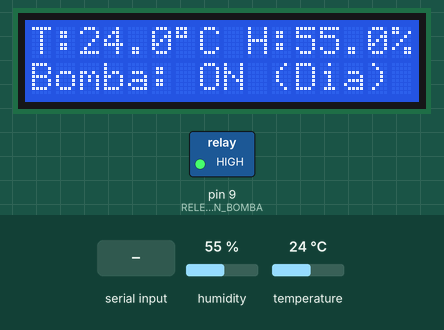
This sketch was run on a simulated Arduino Uno, built with avr-gcc and run on an emulated ATmega328P. Parts: 16×2 character LCD, switched loads named in the sketch (green lamp = pin HIGH). The inputs (shaded band) are chosen by the test bench; at power-on: humidity 55 %, temperature 24 °C. What the sketch prints to the serial monitor is not drawn.

Above: at 3.1 s.
3.2 s: "0\n" received over the second serial link
At 4.7 s:
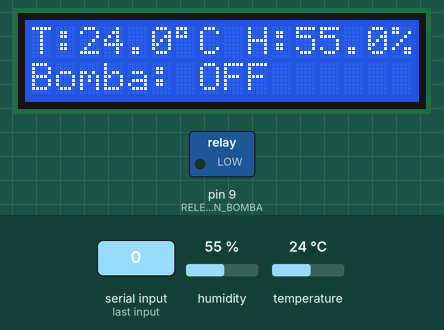
5.4 s: "1\n" received over the second serial link
At 6.3 s:
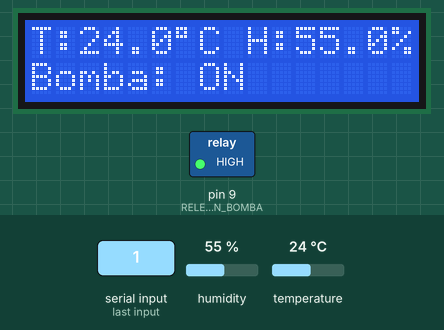
7.4 s: "S90\n" received over the second serial link
At 9.1 s:
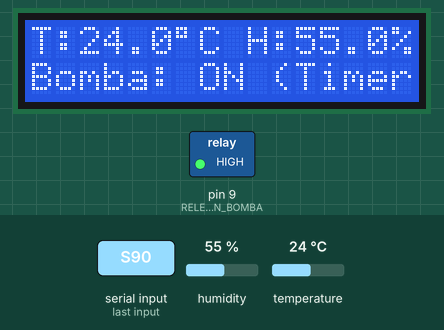
9.4 s: "0\n" received over the second serial link
At 9.8 s:
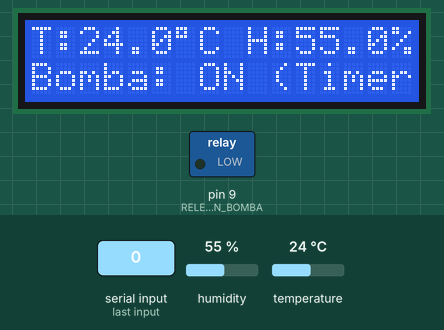
11.4 s: humidity set to 22 %
At 14.1 s:
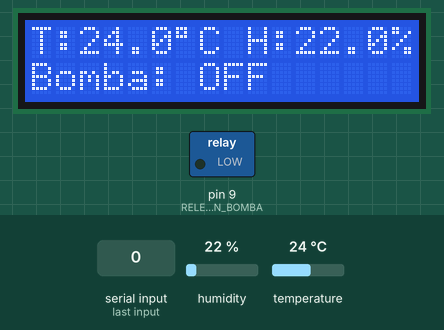
14.4 s: "1\n" received over the second serial link
At 15.5 s:
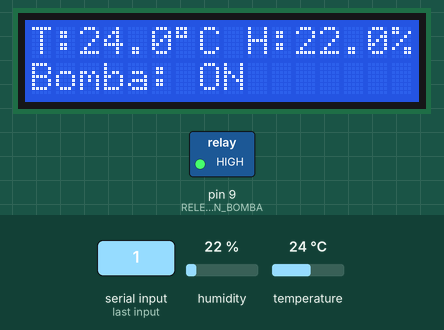
Timing chart, 0 to 17.4 s (numbered marks = the images above; inputs shaded):
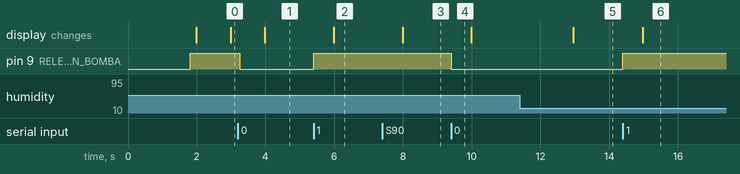

Measured:
- after the input at 3.2 s, pin 9 (RELE_PIN_BOMBA): HIGH → LOW at once; the display: changes after 0.78 s (image 1)
- after the input at 5.4 s, pin 9 (RELE_PIN_BOMBA): LOW → HIGH at once; the display: changes after 0.58 s (image 2)
- after the input at 7.4 s, the display: changes after 0.59 s (image 3)
- after the input at 9.4 s, pin 9 (RELE_PIN_BOMBA): HIGH → LOW at once
- after the input at 11.4 s, the display: changes after 1.6 s (image 5)
- after the input at 14.4 s, pin 9 (RELE_PIN_BOMBA): LOW → HIGH at once; the display: changes after 0.58 s (image 6)

The sketch:

conexion_bluetooth_aplicativo_principal.ino
```cpp
#include <SoftwareSerial.h>
#include <DHT.h>
#include <Wire.h>
#include <LiquidCrystal_I2C.h>

// --- Definiciones de SoftwareSerial para Bluetooth ---
const int BT_RX_PIN = 2;
const int BT_TX_PIN = 3;
SoftwareSerial BT(BT_RX_PIN, BT_TX_PIN);

// --- Definición del Pin del Relé (Bomba de Agua) ---
const int RELE_PIN_BOMBA = 9;

// --- Definiciones del Sensor DHT ---
const int DHT_PIN = 10;
#define DHTTYPE DHT22
DHT dht(DHT_PIN, DHTTYPE);

// --- Definiciones de la Pantalla LCD I2C ---
LiquidCrystal_I2C lcd(0x27, 16, 2);

// --- Variables Globales Generales ---
char comandoBT_char;
bool estadoBomba = false;
unsigned long tiempoAnteriorDHT = 0;
const long intervaloLecturaDHT = 2500;
unsigned long tiempoAnteriorLCD = 0;
const long intervaloActualizacionLCD = 1000;
float ultimaTemp = -999.0;
float ultimaHum = -999.0;
bool ultimoEstadoBombaLCD = !estadoBomba;

// --- Variables para el encendido temporizado por comando 'S<min>' ---
unsigned long tiempoEncendidoBombaProgramado_S_Cmd;
bool bombaProgramada_S_Cmd_Activa = false;
unsigned long duracionActivadaProgramadaMs_S_Cmd = 10 * 60 * 1000UL;

// --- Variables y Constantes para el Horario Diario (8AM - 6PM simulado) ---
bool dailyScheduleActive = false;
unsigned long dailyScheduleStartTime; // Momento (millis) en que inició el ciclo de 10 horas
unsigned long cyclePhaseStartTime_Daily; // Momento (millis) en que inició la fase ON o OFF actual

enum DailyPhase {
  D_IDLE,           // Horario inactivo o fuera de la ventana 8AM-6PM
  D_PUMP_ON,        // Bomba encendida por 10 minutos
  D_PUMP_OFF_WAIT   // Bomba apagada, esperando 1 hora
};
DailyPhase currentDailyPhase = D_IDLE;

const unsigned long DAILY_PUMP_ON_DUR_MS = 10 * 60 * 1000UL;       // 10 minutos
const unsigned long DAILY_PUMP_OFF_WAIT_DUR_MS = 1 * 60 * 60 * 1000UL; // 1 hora
const unsigned long TOTAL_DAILY_ACTIVE_DURATION_MS = 10UL * 60 * 60 * 1000; // 10 horas (8AM a 6PM)

// --- Declaración de Funciones ---
void inicializarSeriales();
void inicializarPines();
void inicializarSensores();
void inicializarLCD();
void controlarBomba(bool encender, bool esComandoManual);
void procesarComandosBluetooth();
void enviarEstadoBombaBT();
void leerDatosDHT(float &temperatura, float &humedad, bool &error);
void enviarDatosSensorBT(float temperatura, float humedad, bool error);
void actualizarPantallaLCD(float temperatura, float humedad, bool errorLecturaDHT);
void limpiarLineaLCD(int linea);
void manageDailySchedule(); // Nueva función para el horario diario

void setup() {
  inicializarSeriales();
  inicializarPines();
  inicializarSensores();
  inicializarLCD();

  controlarBomba(false, false);

  Serial.println(F("Sistema v3.5: Horario Diario (8AM-6PM simulado)."));
  BT.println(F("BT v3.5: Horario 8AM-6PM (10h desde inicio)."));
  BT.println(F("IMPORTANTE: REINICIAR ARDUINO A LAS 8AM DIARIAMENTE."));
  BT.println(F("Cmds manuales ('1','0','S<min>') anulan horario."));
  BT.println(F("Otros: '?':Estado, 'D':Datos"));

  // Iniciar el Horario Diario (asumiendo que setup() se ejecuta a las 8 AM)
  dailyScheduleActive = true;
  dailyScheduleStartTime = millis();
  currentDailyPhase = D_PUMP_ON; // Inicia con la bomba encendida
  cyclePhaseStartTime_Daily = millis();
  controlarBomba(true, false);
  Serial.println(F("Horario diario iniciado (simula 8AM): Bomba ON por 10 min."));
  BT.println(F("Horario (8AM): Bomba ON (10 min)."));

  // Asegurar que el temporizador S<cmd> no esté activo al inicio del horario
  bombaProgramada_S_Cmd_Activa = false;

  float temp, hum;
  bool err;
  leerDatosDHT(temp, hum, err);
  actualizarPantallaLCD(temp, hum, err);
}

void loop() {
  procesarComandosBluetooth();
  manageDailySchedule();

  unsigned long tiempoActual = millis();

  // Lógica para el temporizador S<min> (si está activo por comando manual)
  if (bombaProgramada_S_Cmd_Activa && !dailyScheduleActive && estadoBomba) {
    if (tiempoActual - tiempoEncendidoBombaProgramado_S_Cmd >= duracionActivadaProgramadaMs_S_Cmd) {
      Serial.println(F("Fin ciclo S<min>: Bomba APAGADA."));
      BT.println(F("Bomba APAGADA (fin S<min>)."));
      controlarBomba(false, false);
      bombaProgramada_S_Cmd_Activa = false;
    }
  }

  // Lectura de DHT
  if (tiempoActual - tiempoAnteriorDHT >= intervaloLecturaDHT) {
    tiempoAnteriorDHT = tiempoActual;
    bool errorLectura;
    leerDatosDHT(ultimaTemp, ultimaHum, errorLectura);
    enviarDatosSensorBT(ultimaTemp, ultimaHum, errorLectura);
  }

  // Actualización del LCD
  if (tiempoActual - tiempoAnteriorLCD >= intervaloActualizacionLCD) {
    tiempoAnteriorLCD = tiempoActual;
    bool errorLecturaDHT = isnan(ultimaHum) || isnan(ultimaTemp);
    actualizarPantallaLCD(ultimaTemp, ultimaHum, errorLecturaDHT);
  }
}

void manageDailySchedule() {
    if (!dailyScheduleActive) {
        return; // Horario diario no activo
    }

    unsigned long currentTime = millis();

    // Verificar si han pasado las 10 horas del horario activo (simulando 8AM a 6PM)
    if (currentTime - dailyScheduleStartTime >= TOTAL_DAILY_ACTIVE_DURATION_MS) {
        Serial.println(F("Horario diario (10h) FINALIZADO (simula 6PM)."));
        BT.println(F("Horario (6PM): FINALIZADO. Reiniciar mañana 8AM."));
        if (estadoBomba) {
            controlarBomba(false, false); // Apagar bomba si estaba encendida
        }
        dailyScheduleActive = false;
        currentDailyPhase = D_IDLE;
        ultimoEstadoBombaLCD = !estadoBomba;
        return;
    }

    // Gestión de fases del ciclo diario
    unsigned long phaseElapsedTime = currentTime - cyclePhaseStartTime_Daily;

    switch (currentDailyPhase) {
        case D_PUMP_ON:
            if (phaseElapsedTime >= DAILY_PUMP_ON_DUR_MS) {
                Serial.println(F("Horario: Fin 10min ON. Esperando 1h."));
                BT.println(F("Horario: Bomba OFF. Esperando 1h."));
                controlarBomba(false, false);
                currentDailyPhase = D_PUMP_OFF_WAIT;
                cyclePhaseStartTime_Daily = currentTime;
                ultimoEstadoBombaLCD = !estadoBomba;
            }
            break;

        case D_PUMP_OFF_WAIT:
            if (phaseElapsedTime >= DAILY_PUMP_OFF_WAIT_DUR_MS) {
                // Antes de encender, asegurarse que hay tiempo dentro de la ventana de 10h
                // La comprobación general de TOTAL_DAILY_ACTIVE_DURATION_MS se encargará de cortar
                // si este nuevo ciclo ON excede el límite.
                Serial.println(F("Horario: Fin espera 1h. Bomba ON por 10 min."));
                BT.println(F("Horario: Bomba ON (10 min)."));
                controlarBomba(true, false);
                currentDailyPhase = D_PUMP_ON;
                cyclePhaseStartTime_Daily = currentTime;
                ultimoEstadoBombaLCD = !estadoBomba;
            }
            break;

        case D_IDLE:
            // El horario ha terminado o fue cancelado.
            break;
    }
}

void inicializarSeriales() {
  Serial.begin(9600); BT.begin(9600);
  Serial.println(F("Monitor Serial Iniciado. BT Iniciado."));
}

void inicializarPines() {
  pinMode(RELE_PIN_BOMBA, OUTPUT);
  Serial.print(F("Pin Rele Bomba (")); Serial.print(RELE_PIN_BOMBA); Serial.println(F(") OUT."));
}

void inicializarSensores() {
  dht.begin(); Serial.println(F("Sensor DHT Iniciado."));
}

void inicializarLCD() {
  Wire.begin(); lcd.init(); lcd.backlight(); lcd.clear();
  lcd.setCursor(0, 0); lcd.print(F("Sistema Bomba v3.5"));
  lcd.setCursor(0, 1); lcd.print(F("Horario 8AM-6PM"));
  Serial.println(F("LCD I2C Iniciado."));
  delay(1500);
}

void controlarBomba(bool encender, bool esComandoManual) {
  bool cambioDeEstado = (estadoBomba != encender);
  if (encender) {
    digitalWrite(RELE_PIN_BOMBA, HIGH); estadoBomba = true;
    if (cambioDeEstado) Serial.println(F("Bomba ENCENDIDA"));
    if (esComandoManual && cambioDeEstado) BT.println(F("Bomba ENCENDIDA (manual)"));
  } else {
    digitalWrite(RELE_PIN_BOMBA, LOW); estadoBomba = false;
    if (cambioDeEstado) Serial.println(F("Bomba APAGADA"));
    if (esComandoManual && cambioDeEstado) BT.println(F("Bomba APAGADA (manual)"));
  }
  if (cambioDeEstado) ultimoEstadoBombaLCD = !estadoBomba;
}

void procesarComandosBluetooth() {
  if (BT.available()) {
    comandoBT_char = (char)BT.read();
    bool comandoCancelaTodo = (comandoBT_char == '1' || comandoBT_char == '0' || comandoBT_char == 'S' || comandoBT_char == 's');

    if (comandoCancelaTodo) {
        if (dailyScheduleActive) {
            Serial.println(F("Comando manual: Horario diario CANCELADO."));
            BT.println(F("Horario diario CANCELADO por cmd manual."));
            dailyScheduleActive = false;
            currentDailyPhase = D_IDLE;
        }
        if (bombaProgramada_S_Cmd_Activa) {
            bombaProgramada_S_Cmd_Activa = false; // Cancela temporizador S<min> si estaba activo
        }
    }

    if (comandoBT_char == 'S' || comandoBT_char == 's') {
      BT.setTimeout(1000); long minutosProgramados = BT.parseInt();
      if (minutosProgramados > 0 && minutosProgramados <= 999) {
        duracionActivadaProgramadaMs_S_Cmd = minutosProgramados * 60 * 1000UL;
        controlarBomba(true, false); // No es '1' manual, es temporizado 'S'
        if (estadoBomba) {
            bombaProgramada_S_Cmd_Activa = true;
            tiempoEncendidoBombaProgramado_S_Cmd = millis();
            BT.print(F("Bomba ON (S<min>) por ")); BT.print(minutosProgramados); BT.println(F(" min."));
        } else { BT.println(F("Error: Bomba no pudo iniciar S<min>.")); }
      } else { BT.println(F("Error S<min>: Duracion invalida (1-999).")); }
      while(BT.available()) BT.read();
    } else if (comandoBT_char == '1') {
      controlarBomba(true, true);
    } else if (comandoBT_char == '0') {
      controlarBomba(false, true);
    } else if (comandoBT_char == '?') {
      enviarEstadoBombaBT();
      while(BT.available()) { char c = BT.read(); if (c == '\n') break;}
    } else if (comandoBT_char == 'D' || comandoBT_char == 'd') {
      float t, h; bool err; leerDatosDHT(t, h, err); enviarDatosSensorBT(t, h, err);
      while(BT.available()) { char c = BT.read(); if (c == '\n') break;}
    } else {
      String cmdCompleto = String(comandoBT_char); BT.setTimeout(50);
      while(BT.available()){ char c = BT.read(); if(c == '\n' || c == '\r') break; cmdCompleto += c; }
      Serial.print(F("Cmd BT no reconocido: ")); Serial.println(cmdCompleto);
      BT.print(F("Cmd '")); BT.print(cmdCompleto); BT.println(F("' no reconocido."));
    }
  }
}

void enviarEstadoBombaBT() {
  if (estadoBomba) { BT.print(F("Estado: Bomba ENCENDIDA")); }
  else { BT.print(F("Estado: Bomba APAGADA")); }

  if (dailyScheduleActive) {
    BT.print(F(" (Horario Diario ACTIVO 8AM-6PM - "));
    switch(currentDailyPhase) {
        case D_PUMP_ON: BT.print(F("Regando")); break;
        case D_PUMP_OFF_WAIT: BT.print(F("Esperando")); break;
        default: BT.print(F("Fase Desconocida")); break;
    }
    // Info de tiempo restante de fase y horario total
    unsigned long phaseElapsedTimeMs = millis() - cyclePhaseStartTime_Daily;
    unsigned long currentPhaseTotalDurMs = (currentDailyPhase == D_PUMP_ON) ? DAILY_PUMP_ON_DUR_MS : DAILY_PUMP_OFF_WAIT_DUR_MS;
    if (currentPhaseTotalDurMs > phaseElapsedTimeMs) {
        unsigned long phaseRemainingS = (currentPhaseTotalDurMs - phaseElapsedTimeMs) / 1000;
        BT.print(F(", Fase Resta: ~")); BT.print(phaseRemainingS / 60); BT.print("m"); BT.print(phaseRemainingS % 60); BT.print("s");
    }
    unsigned long scheduleElapsedTimeMs = millis() - dailyScheduleStartTime;
    if (TOTAL_DAILY_ACTIVE_DURATION_MS > scheduleElapsedTimeMs) {
        unsigned long scheduleRemainingS = (TOTAL_DAILY_ACTIVE_DURATION_MS - scheduleElapsedTimeMs) / 1000;
        BT.print(F(" | Horario Fin en: ~")); BT.print(scheduleRemainingS / 3600); BT.print("h");
        BT.print((scheduleRemainingS % 3600) / 60);
        BT.print("m");
    }
    BT.println(F(")"));
  } else if (bombaProgramada_S_Cmd_Activa) {
    // ... (lógica para S<min> sin cambios)
    unsigned long transcurridoMs = millis() - tiempoEncendidoBombaProgramado_S_Cmd;
    if (duracionActivadaProgramadaMs_S_Cmd > transcurridoMs) {
        unsigned long restante_s = (duracionActivadaProgramadaMs_S_Cmd - transcurridoMs) / 1000;
        BT.print(F(" (Timer S<min>, restante: ~"));
        BT.print(restante_s / 60);
        BT.print("m"); BT.print(restante_s % 60);
        BT.print("s");
        BT.println(F(")"));
    } else { BT.println(F(" (Timer S<min> finalizando)")); }
  } else { // Ni horario diario, ni S<min> activo
    BT.println(F(" (Manual/Inactivo)"));
  }
}

void leerDatosDHT(float &temperatura, float &humedad, bool &errorLectura) {
  humedad = dht.readHumidity(); temperatura = dht.readTemperature();
  errorLectura = isnan(humedad) || isnan(temperatura);
  if (errorLectura) Serial.println(F("Error al leer del sensor DHT!"));
}

void enviarDatosSensorBT(float temperatura, float humedad, bool errorLectura) {
  // ... (sin cambios significativos)
  if (errorLectura && (temperatura <= -999.0 || humedad <= -999.0)) { BT.println(F("Error Sensor DHT!")); }
  else if (!errorLectura) {
    String dataString = "T:" + String(temperatura, 1) + "C H:" + String(humedad, 1) + "%";
    Serial.print(F("USB: ")); Serial.println(dataString); BT.print(F("BT_DHT: ")); BT.println(dataString);
  }
}

void limpiarLineaLCD(int linea) {
  lcd.setCursor(0, linea); for (int i = 0; i < 16; i++) lcd.print(" ");
}

void actualizarPantallaLCD(float temperatura, float humedad, bool errorLecturaDHT) {
  // ... (Línea 0 de Temp/Hum sin cambios significativos)
  limpiarLineaLCD(0); lcd.setCursor(0, 0);
  if (errorLecturaDHT && (temperatura == -999.0 || humedad == -999.0)) { lcd.print(F("Error Sensor DHT")); }
  else if (!isnan(temperatura) && !isnan(humedad)) {
    String lcdDataString = "T:"; lcdDataString += String(temperatura, 1); lcdDataString += (char)223;
    lcdDataString += "C H:"; lcdDataString += String(humedad, 1); lcdDataString += "%"; lcd.print(lcdDataString);
  } else { lcd.print(F("Sensor DHT...")); }

  if (ultimoEstadoBombaLCD != estadoBomba || dailyScheduleActive || bombaProgramada_S_Cmd_Activa) {
    limpiarLineaLCD(1); lcd.setCursor(0, 1); lcd.print(F("Bomba: "));
    if (estadoBomba) {
      lcd.print(F("ON "));
      if (dailyScheduleActive) { lcd.print(F("(Dia)")); } // Horario Diario
      else if (bombaProgramada_S_Cmd_Activa) { lcd.print(F("(Timer)")); }
    } else { // Bomba OFF
      lcd.print(F("OFF"));
      if (dailyScheduleActive && currentDailyPhase == D_PUMP_OFF_WAIT) { lcd.print(F("(Dia Esp)")); } // Espera del Horario Diario
      else if (dailyScheduleActive && currentDailyPhase == D_IDLE) { lcd.print(F("(Dia Fin)"));} // Horario Diario Terminado
      else if (!dailyScheduleActive && !bombaProgramada_S_Cmd_Activa) { /*lcd.print(F("(Manual)"));*/ } // Opcional
    }
    ultimoEstadoBombaLCD = estadoBomba;
  }
}
```
